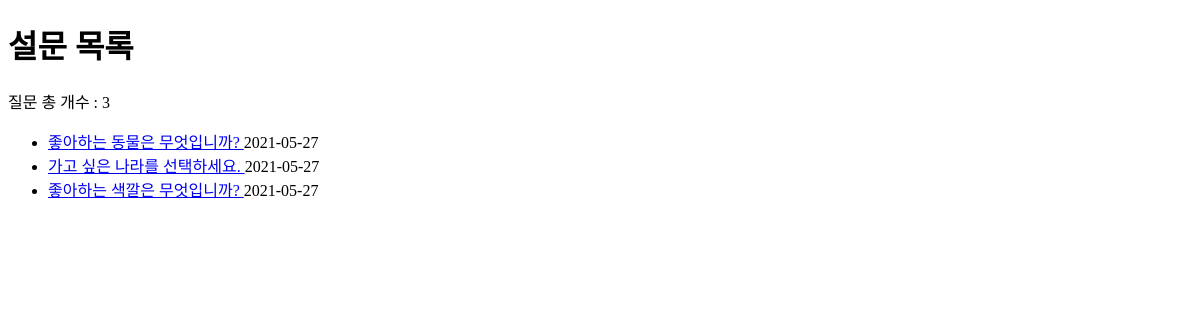
The app's page /polls/list, older data.
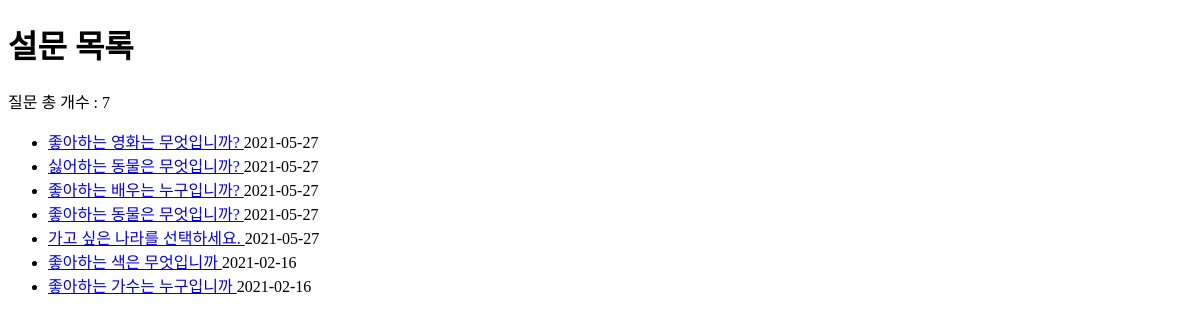
The same page, newer data.
### polls/models.py (models this page shows)
class Question(models.Model):
    question_text = models.CharField(max_length=200)#CharField == NVACHAR
    pub_date = models.DateTimeField(auto_now_add=True) # auto_now_add=True : insert될 대 일시를 자동 등록(insert)
    def __str__(self):
        return self.question_text

### polls/views.py (the view)
# urls.py: path('list', views.list, name='list'),
def list(request):
    question_list = Question.objects.all().order_by('-pub_date')
    print(question_list)
    return render(request, 'polls/list.html', {"question_list" : question_list})

### polls/templates/polls/list.html (shortened to what this page needs)
<!DOCTYPE html>
<html lang="en">
<head>
</head>
<body>
    <h1>설문 목록</h1>
    질문 총 개수 : {{question_list| length}}
    <ul>
        {% for question in question_list %}
        <li>
            <a href="{%url 'polls:vote_form' question.id%}">
                {{question.question_text}}
            </a>
            {{question.pub_date | date:'Y-m-d'}}
        </li>
        {% endfor%}
    </ul>
</body>
</html>

Row changes from the older to the newer data that the page shows:
removed Question: question_text "좋아하는 색깔은 무엇입니까?", pub_date "2021-05-27"
added Question: question_text "좋아하는 영화는 무엇입니까?", pub_date "2021-05-27"
added Question: question_text "싫어하는 동물은 무엇입니까?", pub_date "2021-05-27"
added Question: question_text "좋아하는 배우는 누구입니까?", pub_date "2021-05-27"
added Question: question_text "좋아하는 색은 무엇입니까", pub_date "2021-02-16"
added Question: question_text "좋아하는 가수는 누구입니까", pub_date "2021-02-16"
Text that changed along with them:
{{ question_list| length }}: "3" → "7"
